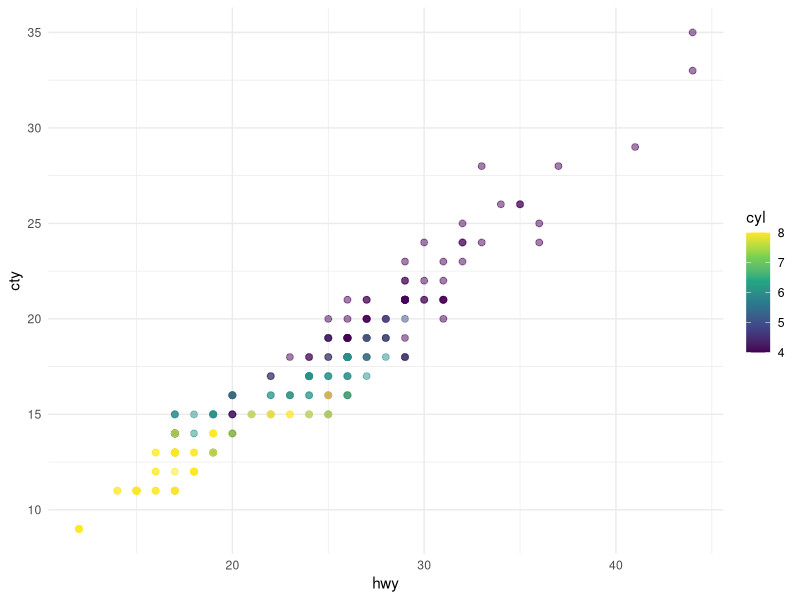

Here is the R script that generated this plot:
## ---- chunk 1
#| label: load-packages
#| include: false
library("tidyverse")
#install.packages("palmerpenguins")
## ---- chunk 2
#| label: scatterplot
#| echo: FALSE

ggplot(mpg, aes(x = hwy, y = cty, color = cyl)) +
  geom_point(alpha = 0.5, size = 2) +
  scale_color_viridis_c() +
  theme_minimal()
